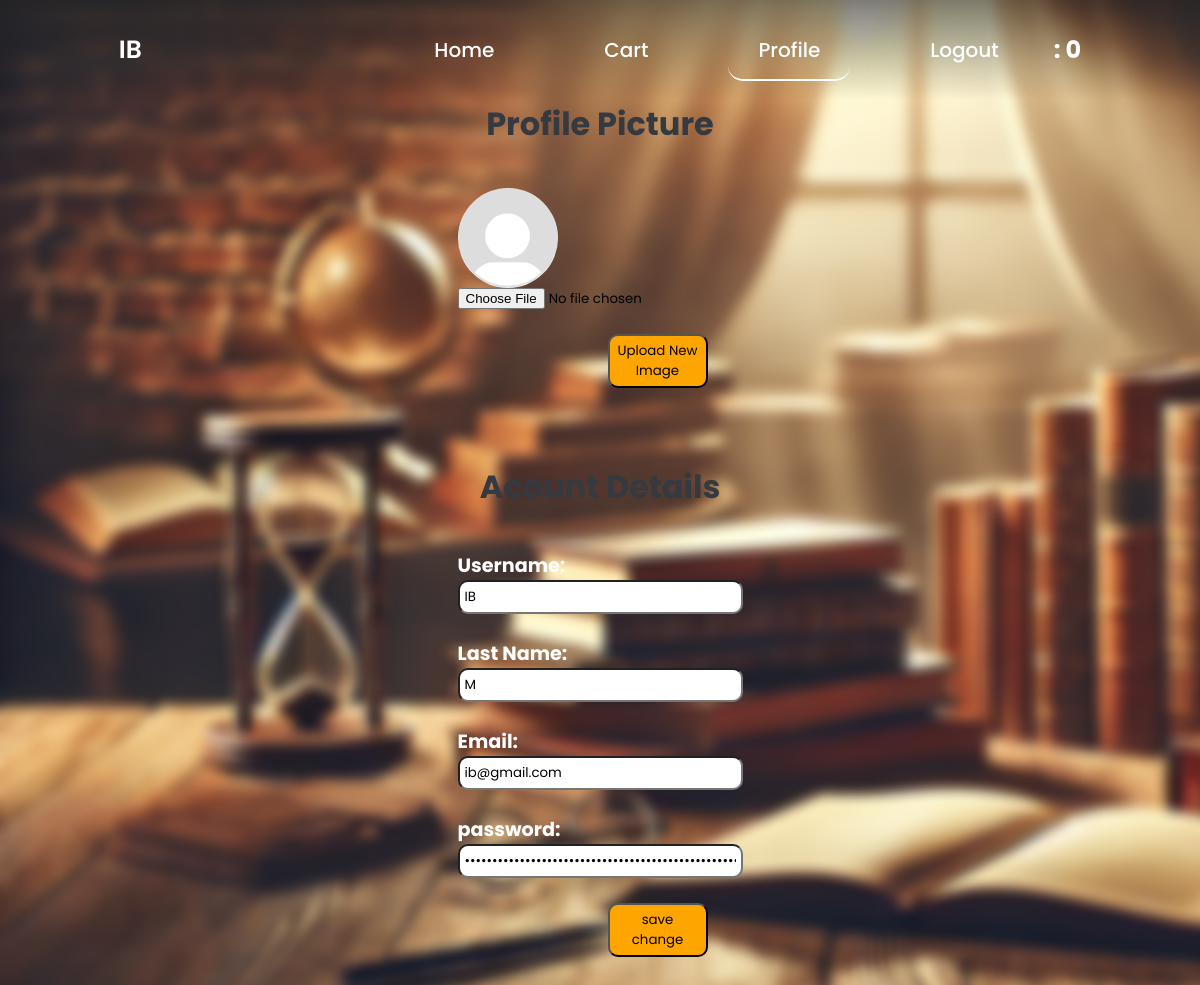
/profile (signed in), run on an earlier commit of the app's database.
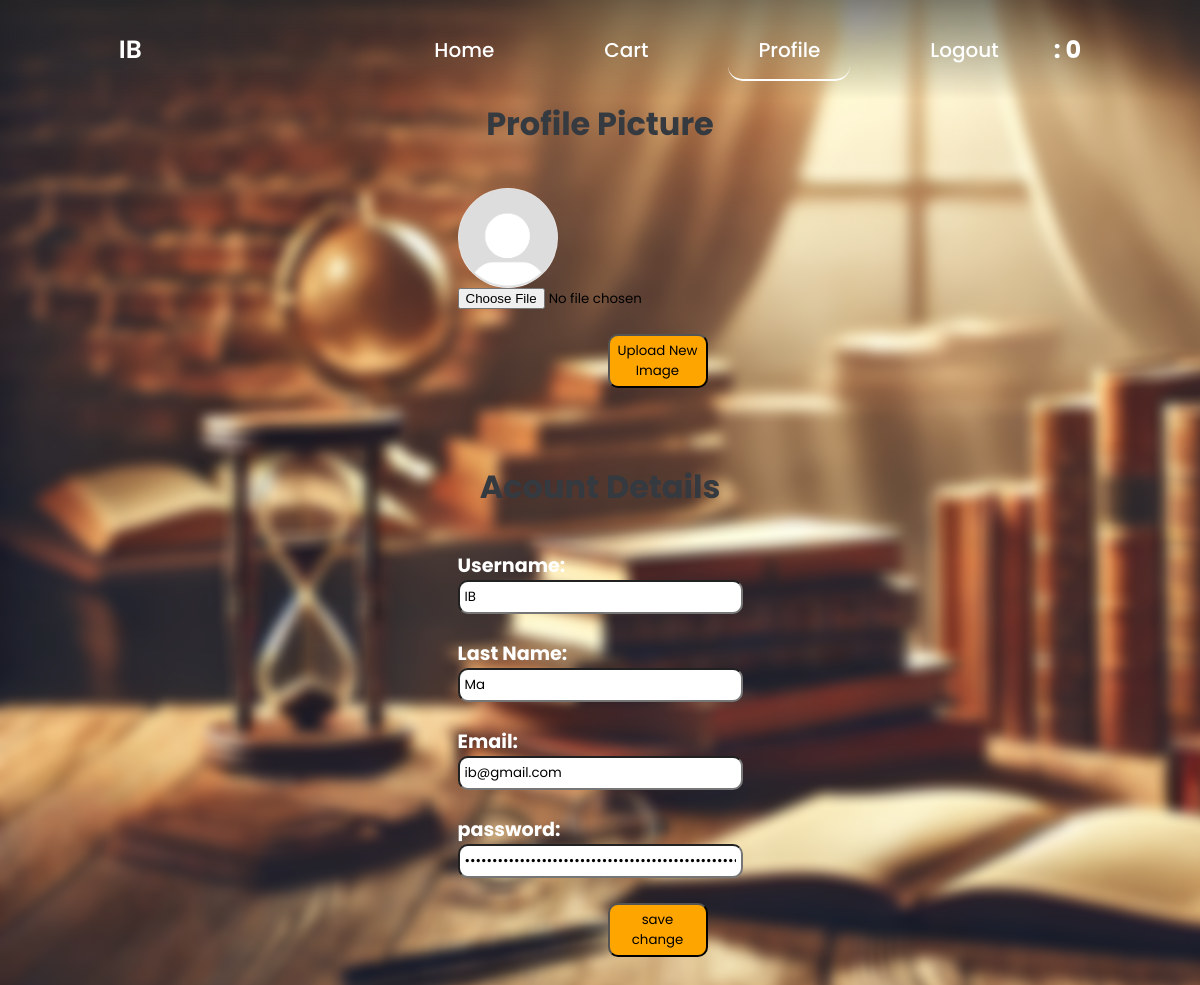
And on a later commit of the database.
### tables this page shows
CREATE TABLE users (
			id INTEGER PRIMARY KEY AUTOINCREMENT,
			username TEXT NOT NULL UNIQUE,
            email TEXT UNIQUE,
			password TEXT NOT NULL,
            fName TEXT ,
            lName TEXT,
            photo_name TEXT,
            wallet INTEGER
		);

### app.py (the view, shortened to what this page needs)
@app.route('/profile', methods=['GET', 'POST',])
def profile():
    if 'username' in session:
        if request.method == 'GET':
            username = request.args.get('username', session['username'])
            if username != session['username']:
                return redirect(url_for('login'))
            user = db.get_user(connection, username)
            return render_template('profile.html', user=user)
    else:
        return redirect(url_for('login'))

### app.py (called while the page is built)
def is_malicious_request(req):
    malicious_patterns = ["SELECT", "DROP", "<script>", "UNION", "--"]
    for pattern in malicious_patterns:
        if pattern in req.data.decode('utf-8').upper() or pattern in req.query_string.decode('utf-8').upper():
            return True
    return False

@app.before_request
def check_request():
    if is_malicious_request(request):
        abort(403)

### db.py (called while the page is built)
def get_user(connection, username):
    cursor = connection.cursor()
    query = '''SELECT * FROM users WHERE username = ?'''
    cursor.execute(query, (username,))
    return cursor.fetchone()

### templates/profile.html (shortened to what this page needs)
<!DOCTYPE html>
<html lang="en">
<head>
  <link rel="stylesheet" href="{{ url_for('static', filename='css/style.css') }}" />
  <link rel="stylesheet" href="{{ url_for('static', filename='css/1.css') }}" />
</head>
<body>
  <nav class="nav">
    <div class="nav-logo">
        {%if user %}
        <p>{{user[1]}}</p>
        {%else%}
        <p>IBMA</p>
        {%endif%}
    </div>
    <div class="nav-menu" id="navMenu">
        <ul>
            <li><a href="/" class="link">Home</a></li>
            <li><a href="/cart" class="link">Cart</a></li>
            {%if  user%}
            <li><a href="/profile" class="link active">Profile</a></li>
            <li><a href="/logout" class="link">Logout</a></li>
            <h3 class="user-money">  : {{user[7]}}</h3>
            {%endif%}
        </ul>
    </div>
</nav>
<form action="/profile" method="POST" enctype="multipart/form-data">
    <div class="profile_M">
        <div class="acount_picture">
            <h1>Profile Picture</h1>
            <img class="profile_picture" src=" {{url_for('static' ,filename='uploads/profilePhoto/' +user[6])}}" alt="profile_picture">
        <input  type="file" name="profile_picture" >
        <br>
        <button class="btnpro" type="submit">Upload New Image</button>
        </div>
  </form>
<br><br> <br>
<form action="/profile" method="POST" enctype="multipart/form-data">
            <div class="acount_details">
                <h1>Acount Details</h1>
                <label for="fname">Username:</label>
                <input  name="username" type="text" id="fname" value="{{user[1]}}" placeholder="username" required readonly>
                <br>
                <label for="lname">Last Name:</label>
                <input name="l-name" type="text" id="lname" value="{{user[5]}}" placeholder="last name" required>
                <br>
                <label for="email">Email:</label>
                <input name="email" type="email" id="email" value="{{user[2]}}" placeholder="email" required>
                <br>
                <label for="password"> password:</label>
                <input name="pass" type="password" id="password" value="{{user[3]}}" placeholder="password" required>
            <br>
            <button class="btnpro"  type="submit" value="Upload" >save change</button>
            </div>
          </form>
</body>
</html>

### static/css/style.css (style rules this page uses)
* { margin: 0; padding: 0; box-sizing: border-box; font-family: 'Poppins', sans-serif; }
body { background: url("images/imageblur.png"); }
.nav { position: fixed; top: 0; display: flex; justify-content: space-around; width: 100%; height: 100px; line-height: 100px; background: linear-gradient(rgba(39,39,39, 0.6), transparent); z-index: 100; }
.nav-logo p { color: white; font-size: 25px; font-weight: 600; }
.nav-menu ul { display: flex; }
.nav-menu ul li { list-style-type: none; }
.nav-menu ul li .link { text-decoration: none; font-weight: 500; color: #fff; padding-bottom: 15px; margin: 0 25px; }
.link:hover, .active { border-bottom: 2px solid #fff; }
.profile_M { display: flex; display: grid; justify-content: center; align-content: space-around; margin-top: 100px; margin-bottom: 50px; }
.profile_picture { width: 100px; height: 100px; border-radius: 100%; }
.acount_picture { display: grid; align-content: space-around; }
.acount_details { display: grid; align-content: space-around; }
.acount_details input { border-radius: 10px; padding: 5px; }
.acount_details label { font-weight: bold; font-size: larger; color: rgb(255, 255, 255); }
.btnpro { margin-left:150px ; width: 100px; border-radius: 10px; padding: 5px; background-color: orange; }

### static/css/1.css (style rules this page uses)
.link { padding: 10px 30px; text-decoration: none; border-radius: 15px; font-size: 20px; }
.user-money { font-size: 1.5em; margin-bottom: 20px; color: #ffffff; }
h1 { text-align: center; margin-bottom: 40px; color: #343a40; }

What changed in the data, as far as the page shows it:
changed users "IB": l-name "M" → "Ma"
